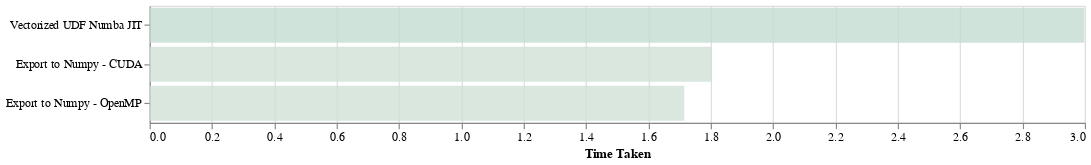

Notebook code for this chart:
### Code cell
entries = {
    "Vectorized UDF Numba JIT": 2.998,  # seconds
    "Export to Numpy - OpenMP": 1.715,  # seconds
    "Export to Numpy - CUDA": 1.803,  # seconds
}
get_chart(entries)

### Figure 1 — Vega-Lite specification as saved in the notebook (floating-point values rounded to 4 significant figures)
{"config": {"view": {"continuousWidth": 300, "continuousHeight": 300}, "autosize": {"resize": true}}, "data": {"name": "data-1ac7d08b3147c4d82a0a207af1ce2e69"}, "mark": {"type": "bar"}, "encoding": {"color": {"field": "time_taken", "legend": null, "scale": {"domain": [0, 30], "scheme": "lighttealblue"}, "type": "quantitative"}, "opacity": {"value": 0.8}, "x": {"axis": {"title": "Time Taken"}, "field": "time_taken", "type": "quantitative"}, "y": {"axis": {"title": null}, "field": "approach", "sort": "-x", "type": "nominal"}}, "height": 100, "width": 800, "$schema": "https://vega.github.io/schema/vega-lite/v5.17.0.json", "datasets": {"data-1ac7d08b3147c4d82a0a207af1ce2e69": [{"approach": "Vectorized UDF Numba JIT", "time_taken": 2.998}, {"approach": "Export to Numpy - OpenMP", "time_taken": 1.715}, {"approach": "Export to Numpy - CUDA", "time_taken": 1.803}]}}
